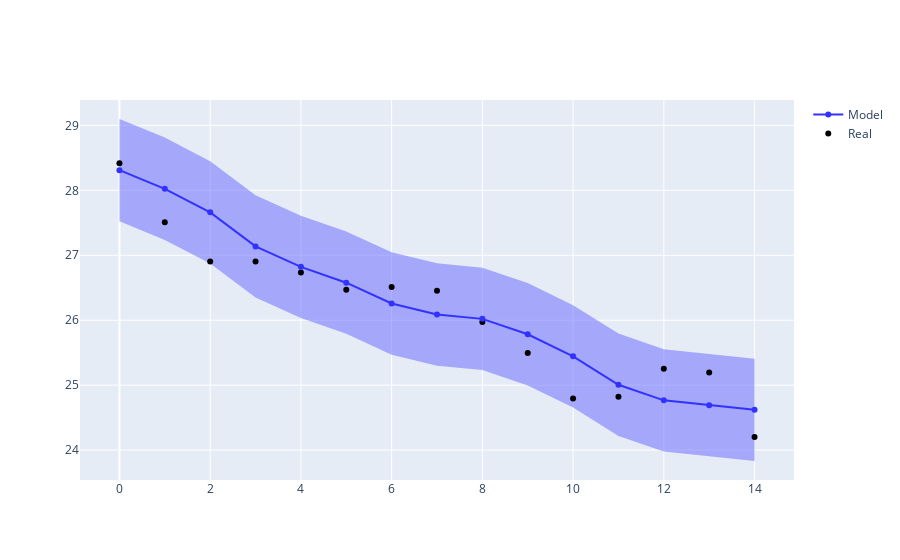

Here is the notebook cell this chart was saved with:
### Code cell
# Graficamos Resultados
model = models.load_model('model_5.h5')
Y_5_p = model.predict(tf.convert_to_tensor(X_5), verbose = 0)
rmse_5 = mean_squared_error(Y_5, Y_5_p, squared=False)
mse_5 = mean_squared_error(Y_5, Y_5_p)
mae_5 = mean_absolute_error(Y_5, Y_5_p)
r2_5 = r2_score(Y_5, Y_5_p)
y_train_5_p = model.predict(tf.convert_to_tensor(x_train_5), verbose = 0)
rmse_5_tr = mean_squared_error(y_train_5, y_train_5_p, squared=False)
mse_5_tr = mean_squared_error(y_train_5, y_train_5_p)
mae_5_tr = mean_absolute_error(y_train_5, y_train_5_p)
r2_5_tr = r2_score(y_train_5, y_train_5_p)
y_test_5_p = model.predict(tf.convert_to_tensor(x_test_5), verbose = 0)
rmse_5_te = mean_squared_error(y_test_5, y_test_5_p, squared=False)
mse_5_te = mean_squared_error(y_test_5, y_test_5_p)
mae_5_te = mean_absolute_error(y_test_5, y_test_5_p)
r2_5_te = r2_score(y_test_5, y_test_5_p)

print('RMSE:',rmse_5, rmse_5_tr, rmse_5_te)
print('MSE:',mse_5, mse_5_tr, mse_5_te)
print('MAE:',mae_5, mae_5_tr, mae_5_te)
print('R2:',r2_5, r2_5_tr, r2_5_te)


fig = go.Figure()
fig.add_trace(go.Scatter(y = Y_5_p.reshape(-1)+2*rmse_5, mode = 'lines',line_color='rgba(0,0,0,0)',showlegend=False))
fig.add_trace(go.Scatter(y = Y_5_p.reshape(-1)-2*rmse_5, fill='tonexty', mode = 'lines',line_color='rgba(100,100,255,1)', line_width=0,showlegend=False))
fig.add_trace(go.Scatter(y = Y_5.reshape(-1), name='Real', mode = 'markers', line_color='black'))
fig.add_trace(go.Scatter(y = Y_5_p.reshape(-1), name='Model', line_color='rgb(50,50,255)'))
fig.show()

### Figure 1 — Plotly figure (JSON) as saved in the notebook; plotly's stock layout.template omitted (floating-point values rounded to 4 significant figures)
{"data": [{"line": {"color": "rgba(0,0,0,0)"}, "mode": "lines", "showlegend": false, "type": "scatter", "y": [29.1, 28.81, 28.45, 27.92, 27.61, 27.37, 27.05, 26.88, 26.81, 26.57, 26.23, 25.79, 25.55, 25.48, 25.41]}, {"fill": "tonexty", "line": {"color": "rgba(100,100,255,1)", "width": 0}, "mode": "lines", "showlegend": false, "type": "scatter", "y": [27.52, 27.24, 26.87, 26.35, 26.03, 25.79, 25.47, 25.3, 25.23, 25.0, 24.66, 24.22, 23.98, 23.9, 23.83]}, {"line": {"color": "black"}, "mode": "markers", "name": "Real", "type": "scatter", "y": [28.42, 27.51, 26.91, 26.9, 26.74, 26.47, 26.51, 26.45, 25.97, 25.49, 24.79, 24.82, 25.25, 25.2, 24.2]}, {"line": {"color": "rgb(50,50,255)"}, "name": "Model", "type": "scatter", "y": [28.31, 28.02, 27.66, 27.14, 26.82, 26.58, 26.26, 26.09, 26.02, 25.78, 25.44, 25.01, 24.77, 24.69, 24.62]}], "layout": {}}
